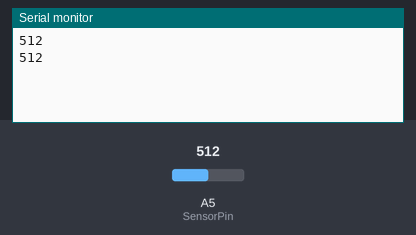
The sketch below on a simulated Arduino Uno, built with avr-gcc and run on an emulated ATmega328P. Shown: the last lines printed to the serial monitor. The test bench sets the inputs (shaded band); at power-on: A5 (SensorPin) = 512.

Above: at 1.8 s.
1.9 s: A5 (SensorPin) set to 716
At 2.3 s:
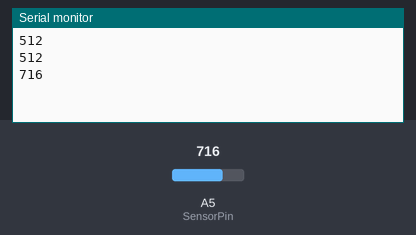
3.4 s: A5 (SensorPin) set to 900
At 4.8 s:
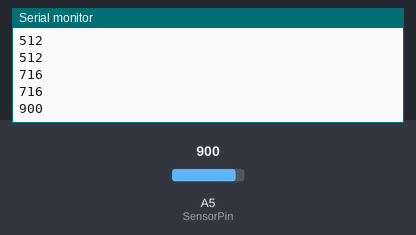
Timing chart, 0 to 6.4 s (numbered marks = the images above; inputs shaded):
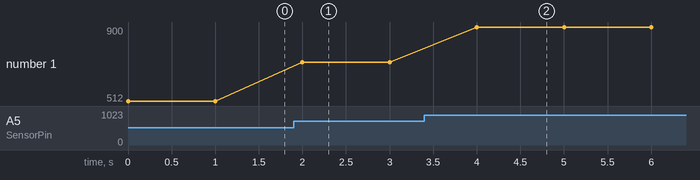

Measured:
- after the input at 1.9 s, the serial monitor: prints a new line after 0.10 s (image 1)
- after the input at 3.4 s, the serial monitor: prints a new line after 0.60 s (image 2)
- plotted number 1: 512 → 716 after the input at 1.9 s, 716 → 900 after the input at 3.4 s

The sketch:

gasSensor_elementz.ino
```cpp
/*
Gas sensor Sample Code
Author : Dhanish
Company : Elementz Engineers Guild Pvt Ltd

Website: http://www.elementzonline.com
*/


#define SensorPin A5// Gas sensor input

void setup() {
 Serial.begin (9600);
 pinMode(SensorPin, INPUT);
}


void loop()
{
  // print the sensor values:
  Serial.println(analogRead(SensorPin));
  // delay before next reading:
  delay(1000);
}
```
